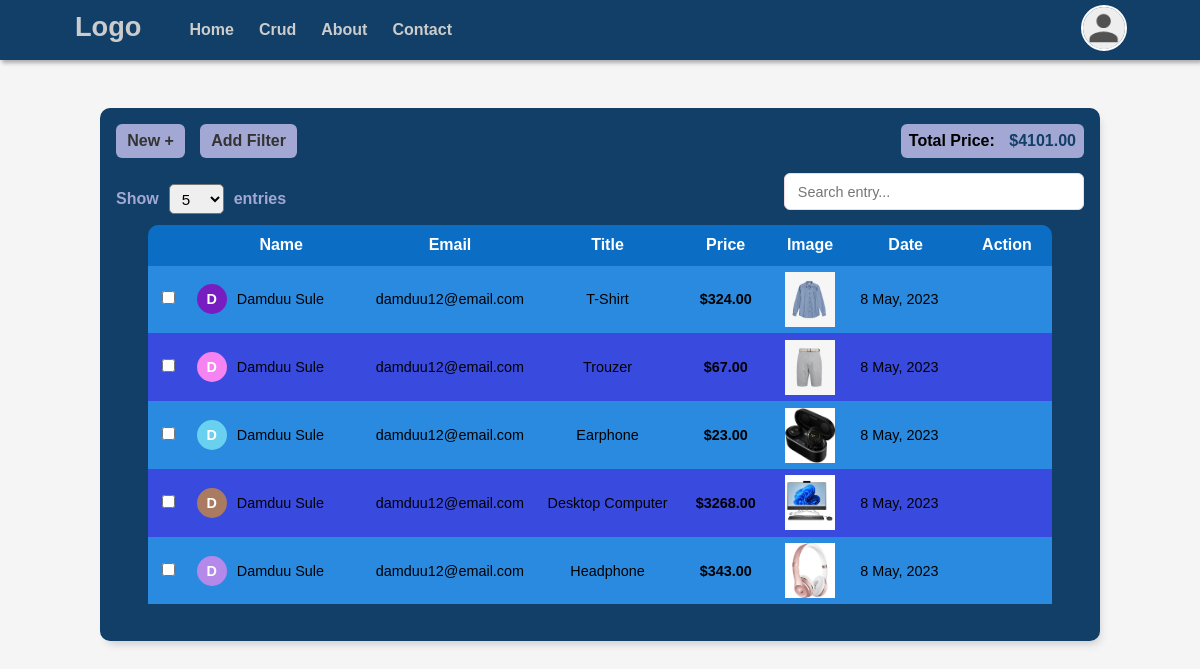
The app's page /crud/ (signed in) with its own data.
### users/models.py (models this page shows, shortened)
class User(AbstractUser):
    name = models.CharField(max_length=255)
    email = models.EmailField(max_length=254, unique=True)
    avatar = models.ImageField(upload_to=avatar_upload_path, default="avatar.png", null=True)
    USERNAME_FIELD = 'email'
    REQUIRED_FIELDS = []
    @property
    def get_user_name(self):
        try:
            name = self.name
        except:
            name = self.username
        return name
    @property
    def get_avatar_url(self):
        return self.avatar.url
    @property
    def get_total_price(self):
        cruds = self.crud_set.all()
        total = sum([crud.price for crud in cruds])
        return total

### crud/models.py (models this page shows, shortened)
class Crud(models.Model):
    user = models.ForeignKey(User, on_delete=models.CASCADE, null=True)
    title = models.CharField(max_length=255)
    price = models.DecimalField(max_digits=10, decimal_places=2)
    image = models.ImageField(upload_to=image_upload_path, null=True)
    color = models.CharField(max_length=50, null=True, blank=True)
    updated = models.DateTimeField(auto_now=True)
    created = models.DateTimeField(auto_now_add=True)
    class Meta:
        ordering = ['-updated', '-created']
    @property
    def get_crud_image(self):
        try:
            url = self.image.url
        except:
            url = ''
        return url

### crud/views.py (the view)
# urls.py: path('crud/', views.crudPage, name="crud"),
def crudPage(request):
    result = request.GET.get('result') if request.GET.get('result') is not None else 5
    result = int(result)
    if request.user.is_authenticated:
        cruds = Crud.objects.filter(user=request.user)[:result]
    else:
        cruds = []
        message = 'You have no'
    context = {"cruds": cruds}
    return render(request, "crud/crud.html", context)

### crud/templates/crud/crud.html (shortened to what this page needs)
{% extends 'index.html' %}
{% load static %}
{% block content %}
{% include 'navbar.html' %}
<section class="crud__wrapper">
    <div class="container">
        <div class="new__filter__price">
            <div class="new__filter">
                <a href="{% url 'create-crud' %}" class="new__crud c__btns">
                    New +
                </a>
                <span class="c__btns filter__btn">Add Filter</span>
            </div>
            <div class="total__price">
                <span class="total__title">Total Price:</span>
                <span class="t__price">${{ request.user.get_total_price }}</span>
            </div>
        </div>
        <div class="entrie__search">
            <div class="show__entries">
                <div>
                    <span>Show</span>
                    <form action="" class="entry__form">
                        <select class="show__entry" name="result" id="">
                            <option value="5">5</option>
                        </select>
                    </form>
                    <span>entries</span>
                </div>
            </div>
            <form action="" method="POST">
                <div class="field__group">
                    <input type="search" name="search" id="" placeholder="Search entry...">
                </div>
            </form>
        </div>
        <div class="table__wrapper">
            <table>
                <thead>
                    <tr>
                        <th></th>
                        <th>Name</th>
                        <th>Email</th>
                        <th>Title</th>
                        <th>Price</th>
                        <th>Image</th>
                        <th>Date</th>
                        <th>Action</th>
                    </tr>
                </thead>
                <tbody>
                    {% for crud in cruds %}
                        <tr>
                            <td class="check">
                                <input class="crud__check" type="checkbox" name="" id="">
                            </td>
                            <td>
                                <div class="name">
                                    <span style="background-color: #{{ crud.color }};" class="name__letter">{{ crud.user.get_user_name|slice:':1' }}</span>
                                    <span class="c__username">{{ crud.user.get_user_name }}</span>
                                </div>
                            </td>
                            <td>
                                <span class="email">{{ crud.user.email }}</span>
                            </td>
                            <td>
                                <span class="title">{{ crud.title }}</span>
                            </td>
                            <td>
                                <span class="price">${{ crud.price }}</span>
                            </td>
                            <td>
                                <div class="image">
                                    <img src="{{ crud.get_crud_image }}" alt="">
                                </div>
                            </td>
                            <td>
                                <span class="date">{{ crud.created|date:"j M, Y" }}</span>
                            </td>
                            <td>
                            </td>
                        </tr>
                    {% endfor %}
                </tbody>
            </table>
        </div>
    </div>
</section>
{% endblock %}

### templates/index.html (shortened to what this page needs)
<!DOCTYPE html>
{% load static %}
<html lang="en">
<head>
    <link rel="stylesheet" href="{% static 'css/styles.css' %}">
    <link rel="stylesheet" href="{% static 'css/all.css' %}">
</head>
<body>
    {% block content %}
    {% endblock content %}
</body>
</html>

### templates/navbar.html (shortened to what this page needs)
{% load static %}
<header>
    <div class="container">
        <h1 class="logo"><a href="{% url 'home' %}">Logo</a></h1>
        <nav class="navbar">
            <ul class="nav__items">
                <li><a href="{% url 'home' %}">Home</a></li>
                <li><a href="{% url 'crud' %}">Crud</a></li>
                <li><a href="#">About</a></li>
                <li><a href="#">Contact</a></li>
            </ul>
        </nav>
        {% if request.user.is_authenticated %}
            <div class="dropdown" data-dropdown>
                <img class="dropdown__button" src="{{ request.user.get_avatar_url }}" alt="" data-dropdown-btn>
            </div>
        {% else %}
            <div class="session">
                <a class="login__session" href="{% url 'login' %}">Login</a>
            </div>
        {% endif %}
    </div>
</header>

### records on screen
User: user.get_avatar_url (placeholder picture), user.get_total_price "4101.00"
Crud: user.get_user_name "D", user.get_user_name "Damduu Sule", user.email "damduu12@email.com", title "T-Shirt", price "324.00", get_crud_image (picture), created "8 May, 2023"
Crud: user.get_user_name "D", user.get_user_name "Damduu Sule", user.email "damduu12@email.com", title "Trouzer", price "67.00", get_crud_image (picture), created "8 May, 2023"
Crud: user.get_user_name "D", user.get_user_name "Damduu Sule", user.email "damduu12@email.com", title "Earphone", price "23.00", get_crud_image (picture), created "8 May, 2023"
Crud: user.get_user_name "D", user.get_user_name "Damduu Sule", user.email "damduu12@email.com", title "Desktop Computer", price "3268.00", get_crud_image (picture), created "8 May, 2023"
Crud: user.get_user_name "D", user.get_user_name "Damduu Sule", user.email "damduu12@email.com", title "Headphone", price "343.00", get_crud_image (picture), created "8 May, 2023"
